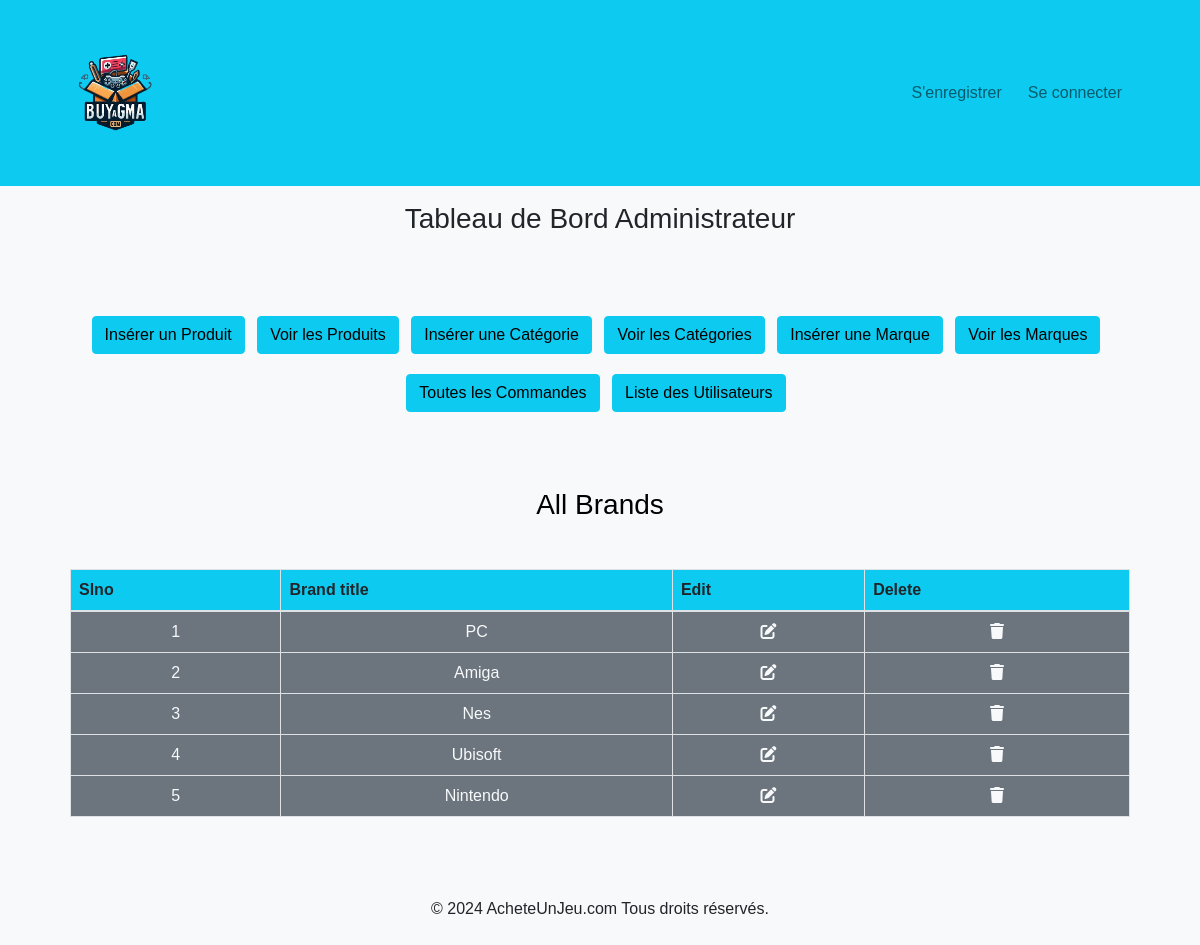
The app's page /admin_area/index.php?view_brands with its own data.
### tables this page shows
CREATE TABLE `brands` (
  `brand_id` int(11) NOT NULL,
  `brand_title` varchar(100) NOT NULL
);

### admin_area/view_brands.php (the view, shortened to what this page needs)
<h3 class="text-center text-success text-black">All Brands</h3>
<table class="table table-bordered mt-5">
    <thead class="bg-info">
        <tr>
            <th>Slno</th>
            <th>Brand title</th>
            <th>Edit</th>
            <th>Delete</th>
        </tr>
    </thead>
    <tbody class="bg-secondary text-light">
        <?php
        $select_cat="Select * from `brands`";
        $result=mysqli_query($con,$select_cat);
        $number=0;
        while($row=mysqli_fetch_assoc($result)){
            $brand_id=$row['brand_id'];
            $brand_title=$row['brand_title'];
            $number++;
        ?>
        <tr class="text-center">
            <td><?php echo $number;?></td>
            <td><?php echo $brand_title;?></td>
            <td><a href='index.php?edit_brands=<?php echo $brand_id?>' class='text-light'><i class='fa-solid fa-pen-to-square'></i></a></td>
            <td><a href='index.php?delete_brands=<?php echo $brand_id?>' type="button" class="text-light" data-toggle="modal" data-target="#exampleModal"><i class='fa-solid fa-trash'></i></a></td>
        </tr>
        <?php
        }?>
    </tbody>
</table>

### static/css/admin.css (style rules this page uses)
* { margin: 0; padding: 0; box-sizing: border-box; }
body { font-family: Arial, sans-serif; background-color: #f8f9fa; }

### records on screen
brands: brand_title "PC"
brands: brand_title "Amiga"
brands: brand_title "Nes"
brands: brand_title "Ubisoft"
brands: brand_title "Nintendo"
